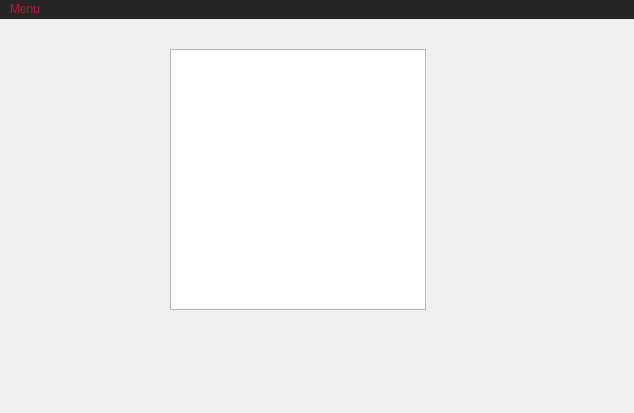
<?xml version="1.0" encoding="UTF-8"?>
<ui version="4.0">
 <author>Lmfaoown</author>
 <class>MainWindow</class>
 <widget class="QMainWindow" name="MainWindow">
  <property name="windowModality">
   <enum>Qt::ApplicationModal</enum>
  </property>
  <property name="enabled">
   <bool>true</bool>
  </property>
  <property name="geometry">
   <rect>
    <x>0</x>
    <y>0</y>
    <width>634</width>
    <height>413</height>
   </rect>
  </property>
  <property name="sizePolicy">
   <sizepolicy hsizetype="Ignored" vsizetype="Ignored">
    <horstretch>0</horstretch>
    <verstretch>0</verstretch>
   </sizepolicy>
  </property>
  <property name="minimumSize">
   <size>
    <width>634</width>
    <height>413</height>
   </size>
  </property>
  <property name="maximumSize">
   <size>
    <width>634</width>
    <height>413</height>
   </size>
  </property>
  <property name="windowTitle">
   <string>Lmfaoown's Aion Hack</string>
  </property>
  <property name="autoFillBackground">
   <bool>false</bool>
  </property>
  <property name="styleSheet">
   <string notr="true">QMenuBar, QMenu {
	color: rgb(176, 30, 58);
	background-color: rgb(38, 38, 38);
}

QMenuBar::item:selected, QMenu::item::selected {
	background-color: rgb(50, 50, 50);
}

QMenu::item:selected {
	color: rgb(255, 255, 255);
	background-color: rgb(50, 50, 50);
}</string>
  </property>
  <widget class="QWidget" name="centralWidget">
   <widget class="QStackedWidget" name="MainWindowStackedWidget">
    <property name="enabled">
     <bool>true</bool>
    </property>
    <property name="geometry">
     <rect>
      <x>0</x>
      <y>0</y>
      <width>636</width>
      <height>400</height>
     </rect>
    </property>
    <property name="frameShape">
     <enum>QFrame::NoFrame</enum>
    </property>
    <property name="frameShadow">
     <enum>QFrame::Plain</enum>
    </property>
    <property name="midLineWidth">
     <number>0</number>
    </property>
    <property name="currentIndex">
     <number>2</number>
    </property>
    <widget class="QWidget" name="mainPage_StackedWidget">
     <widget class="QLabel" name="mainPage_LoadingGif">
      <property name="geometry">
       <rect>
        <x>0</x>
        <y>0</y>
        <width>61</width>
        <height>21</height>
       </rect>
      </property>
      <property name="text">
       <string/>
      </property>
     </widget>
    </widget>
    <widget class="QWidget" name="aion_StackedWidget">
     <widget class="QLabel" name="aion_LoadingGif">
      <property name="geometry">
       <rect>
        <x>0</x>
        <y>0</y>
        <width>61</width>
        <height>21</height>
       </rect>
      </property>
      <property name="text">
       <string/>
      </property>
     </widget>
     <widget class="QLabel" name="statusLabel">
      <property name="geometry">
       <rect>
        <x>3</x>
        <y>353</y>
        <width>624</width>
        <height>31</height>
       </rect>
      </property>
      <property name="font">
       <font>
        <pointsize>12</pointsize>
       </font>
      </property>
      <property name="styleSheet">
       <string notr="true">QLabel {	
	color: rgb(176, 30, 58);
}</string>
      </property>
      <property name="text">
       <string>Receiving data from server...</string>
      </property>
      <property name="alignment">
       <set>Qt::AlignCenter</set>
      </property>
     </widget>
    </widget>
    <widget class="QWidget" name="attach_StackedWidget">
     <widget class="QTableWidget" name="attach_tableWidget">
      <property name="geometry">
       <rect>
        <x>170</x>
        <y>30</y>
        <width>256</width>
        <height>261</height>
       </rect>
      </property>
      <property name="frameShape">
       <enum>QFrame::StyledPanel</enum>
      </property>
      <property name="frameShadow">
       <enum>QFrame::Sunken</enum>
      </property>
     </widget>
    </widget>
   </widget>
  </widget>
  <widget class="QMenuBar" name="menuBar">
   <property name="geometry">
    <rect>
     <x>0</x>
     <y>0</y>
     <width>634</width>
     <height>22</height>
    </rect>
   </property>
   <widget class="QMenu" name="menuNew">
    <property name="title">
     <string>Menu</string>
    </property>
    <addaction name="home_MenuAction"/>
    <addaction name="hack_MenuAction"/>
    <addaction name="attach_MenuAction"/>
    <addaction name="separator"/>
    <addaction name="exit_MenuAction"/>
   </widget>
   <addaction name="menuNew"/>
  </widget>
  <action name="exit_MenuAction">
   <property name="checkable">
    <bool>false</bool>
   </property>
   <property name="text">
    <string>Exit</string>
   </property>
  </action>
  <action name="home_MenuAction">
   <property name="text">
    <string>Home</string>
   </property>
  </action>
  <action name="hack_MenuAction">
   <property name="text">
    <string>Hack</string>
   </property>
  </action>
  <action name="attach_MenuAction">
   <property name="text">
    <string>Attach</string>
   </property>
  </action>
 </widget>
 <layoutdefault spacing="7" margin="11"/>
 <resources>
  <include location="QtGuiApplication1.qrc"/>
 </resources>
 <connections/>
 <designerdata>
  <property name="gridDeltaX">
   <number>10</number>
  </property>
  <property name="gridDeltaY">
   <number>10</number>
  </property>
  <property name="gridSnapX">
   <bool>true</bool>
  </property>
  <property name="gridSnapY">
   <bool>true</bool>
  </property>
  <property name="gridVisible">
   <bool>true</bool>
  </property>
 </designerdata>
</ui>
